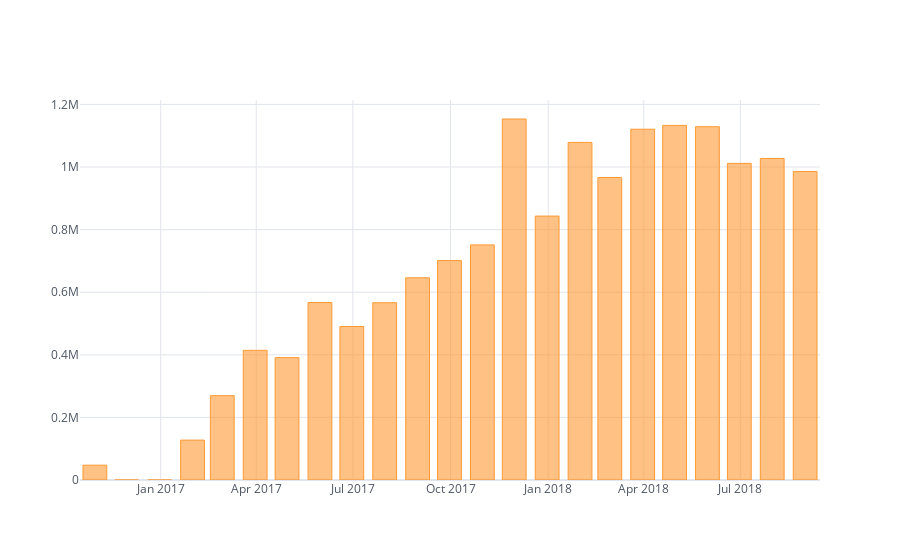

Here is the notebook cell this chart was saved with:
### Markdown cell above
#### (9) 시각화해서 트렌드 확인하기

### Code cell
import chart_studio.plotly as py
import cufflinks as cf
cf.go_offline(connected=True)

# 직장이나 업무에서 쓰기에는 다른사람들 눈에는 확연히 들어오지 않기에
# 세밀화 과정을 거쳐야한다.
merged_order_month_sum.iplot(kind = 'bar', theme = 'white')

### Figure 1 — Plotly figure (JSON) as saved in the notebook; plotly's stock layout.template omitted (floating-point values rounded to 4 significant figures)
{"data": [{"marker": {"color": "rgba(255, 153, 51, 0.6)", "line": {"color": "rgba(255, 153, 51, 1.0)", "width": 1}}, "name": "payment_value", "orientation": "v", "text": "", "type": "bar", "x": ["2016-10-31", "2016-11-30", "2016-12-31", "2017-01-31", "2017-02-28", "2017-03-31", "2017-04-30", "2017-05-31", "2017-06-30", "2017-07-31", "2017-08-31", "2017-09-30", "2017-10-31", "2017-11-30", "2017-12-31", "2018-01-31", "2018-02-28", "2018-03-31", "2018-04-30", "2018-05-31", "2018-06-30", "2018-07-31", "2018-08-31"], "y": [47270.0, 0, 19.62, 127400.0, 269500.0, 414400.0, 391000.0, 566900.0, 490200.0, 566400.0, 646000.0, 701000.0, 751100.0, 1153000.0, 843200.0, 1079000.0, 966600.0, 1121000.0, 1133000.0, 1129000.0, 1012000.0, 1027000.0, 985400.0]}], "layout": {"legend": {"bgcolor": "#FFFFFF", "font": {"color": "#4D5663"}}, "paper_bgcolor": "#FFFFFF", "plot_bgcolor": "#FFFFFF", "title": {"font": {"color": "#4D5663"}}, "xaxis": {"gridcolor": "#E1E5ED", "showgrid": true, "tickfont": {"color": "#4D5663"}, "title": {"font": {"color": "#4D5663"}, "text": ""}, "zerolinecolor": "#E1E5ED"}, "yaxis": {"gridcolor": "#E1E5ED", "showgrid": true, "tickfont": {"color": "#4D5663"}, "title": {"font": {"color": "#4D5663"}, "text": ""}, "zerolinecolor": "#E1E5ED"}}}
